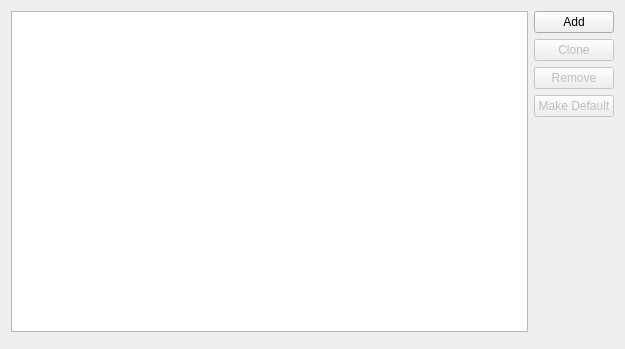
<?xml version="1.0" encoding="UTF-8"?>
<ui version="4.0">
 <class>MesonToolSettingsWidget</class>
 <widget class="QWidget" name="MesonToolConfigWidget">
  <property name="geometry">
   <rect>
    <x>0</x>
    <y>0</y>
    <width>625</width>
    <height>349</height>
   </rect>
  </property>
  <property name="windowTitle">
   <string>Form</string>
  </property>
  <layout class="QHBoxLayout" name="horizontalLayout">
   <item>
    <layout class="QVBoxLayout" name="verticalLayout">
     <item>
      <widget class="QTreeView" name="mesonList"/>
     </item>
     <item>
      <widget class="Utils::DetailsWidget" name="mesonDetails" native="true"/>
     </item>
    </layout>
   </item>
   <item>
    <layout class="QVBoxLayout" name="verticalLayout_2">
     <item>
      <widget class="QPushButton" name="addButton">
       <property name="text">
        <string>Add</string>
       </property>
      </widget>
     </item>
     <item>
      <widget class="QPushButton" name="cloneButton">
       <property name="enabled">
        <bool>false</bool>
       </property>
       <property name="text">
        <string>Clone</string>
       </property>
      </widget>
     </item>
     <item>
      <widget class="QPushButton" name="removeButton">
       <property name="enabled">
        <bool>false</bool>
       </property>
       <property name="text">
        <string>Remove</string>
       </property>
      </widget>
     </item>
     <item>
      <widget class="QPushButton" name="makeDefaultButton">
       <property name="enabled">
        <bool>false</bool>
       </property>
       <property name="toolTip">
        <string>Set as the default Meson executable to use when creating a new kit or when no value is set.</string>
       </property>
       <property name="text">
        <string>Make Default</string>
       </property>
      </widget>
     </item>
     <item>
      <spacer name="verticalSpacer">
       <property name="orientation">
        <enum>Qt::Vertical</enum>
       </property>
       <property name="sizeHint" stdset="0">
        <size>
         <width>20</width>
         <height>40</height>
        </size>
       </property>
      </spacer>
     </item>
    </layout>
   </item>
  </layout>
 </widget>
 <customwidgets>
  <customwidget>
   <class>Utils::DetailsWidget</class>
   <extends>QWidget</extends>
   <header location="global">utils/detailswidget.h</header>
   <container>1</container>
  </customwidget>
 </customwidgets>
 <resources/>
 <connections/>
</ui>
